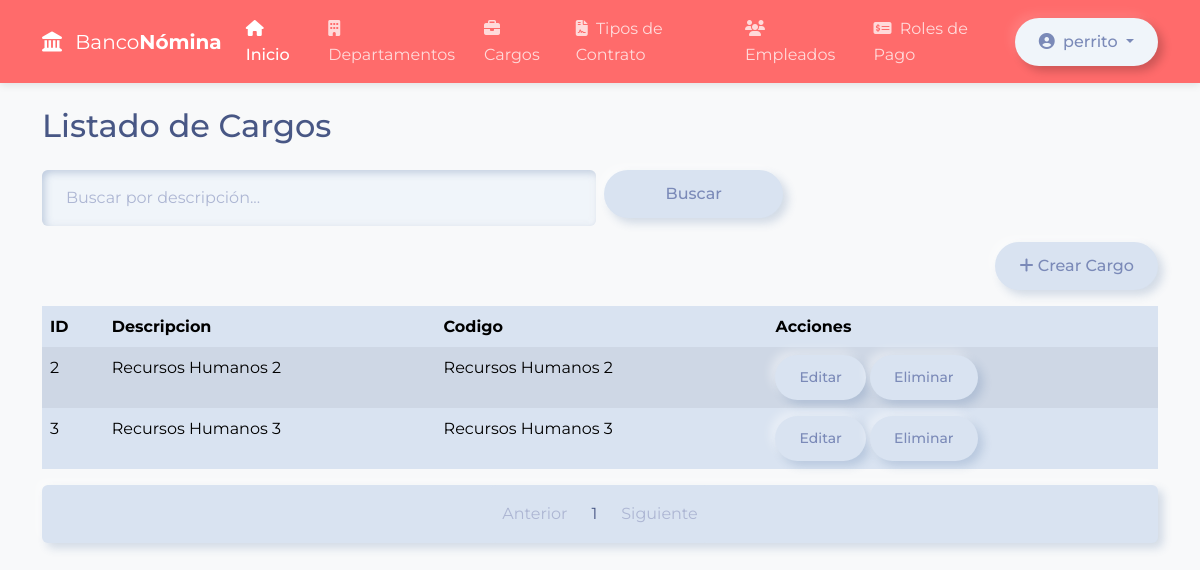
The app's page /core/cargos/ (signed in), older data.
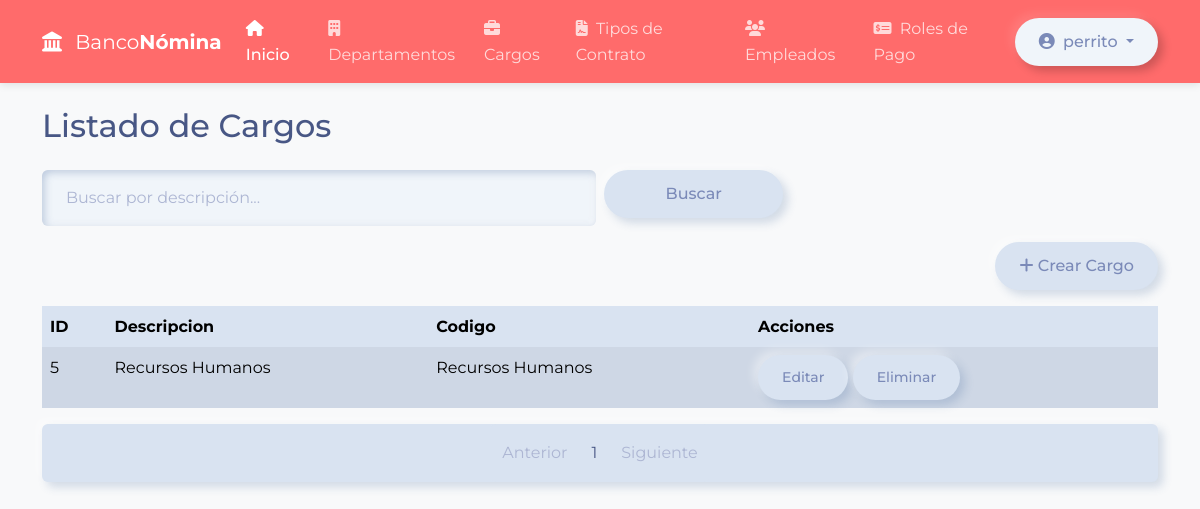
The same page, newer data.
### core/models.py (models this page shows)
class Cargo(models.Model):
    descripcion = models.CharField(max_length=100, unique=True, help_text="Nombre o descripción del cargo")
    nivel = models.PositiveSmallIntegerField(default=1, help_text="Nivel jerárquico del cargo (1-10)")
    responsabilidades = models.TextField(blank=True, help_text="Responsabilidades y funciones del cargo")
    salario_base = models.DecimalField(max_digits=10, decimal_places=2, null=True, blank=True, help_text="Salario base recomendado")
    def __str__(self):
        return self.descripcion
    class Meta:
        verbose_name = "Cargo"
        verbose_name_plural = "Cargos"
        ordering = ['nivel', 'descripcion']

### core/views.py (the view)
# urls.py: path('cargos/', views.Cargos, name='Cargos'),
@login_required
def Cargos(request):
    cargos = Cargo.objects.all()
    search_query = request.GET.get('q', '')
    if search_query:
        cargos = cargos.filter(descripcion__icontains=search_query)
    paginator = Paginator(cargos, 10)
    page_number = request.GET.get('page')
    page_obj = paginator.get_page(page_number)
    return render(request, 'cargo/cargo_list.html', {
        'cargos': page_obj,
        'search_query': search_query,
        'model_name': 'cargo',
        'title': 'Listado de Cargos',
        'fields': ['descripcion', 'codigo']  # Puedes personalizar aquí qué campos mostrar
    })

### core/templates/cargo/cargo_list.html (shortened to what this page needs)
{% extends "home.html" %}
{% block content %}
<div class="container py-4">
  <h2 class="mb-4">{{ title }}</h2>
  <form method="get" class="row g-2 mb-3">
    <div class="col-md-6">
      <input type="text" name="q" class="form-control" placeholder="Buscar por descripción..." value="{{ search_query }}">
    </div>
    <div class="col-md-2">
      <button type="submit" class="btn btn-primary w-100">Buscar</button>
    </div>
  </form>
  <div class="mb-3 text-end">
    <a href="{% url 'core:CrearCargo' %}" class="btn btn-success">
      <i class="fas fa-plus"></i> Crear {{ model_name|capfirst }}
    </a>
  </div>
  <div class="table-responsive">
    <table class="table table-striped table-bordered">
      <thead>
        <tr>
          <th>ID</th>
          {% for field in fields %}
            <th>{{ field|capfirst }}</th>
          {% endfor %}
          <th>Acciones</th>
        </tr>
      </thead>
      <tbody>
        {% for cargo in cargos %}
        <tr>
          <td>{{ cargo.id }}</td>
          {% for field in fields %}
            {% if field == 'descripcion' %}
              <td>{{ cargo.descripcion }}</td>
            {% elif field == 'nivel' %}
              <td>{{ cargo.nivel }}</td>
            {% elif field == 'responsabilidades' %}
              <td>{{ cargo.responsabilidades }}</td>
            {% elif field == 'salario_base' %}
              <td>{{ cargo.salario_base }}</td>
            {% else %}
              <td>{{ cargo|default_if_none:"-" }}</td>
            {% endif %}
          {% endfor %}
          <td>
            <a href="{% url 'core:UpdateCargo' cargo.id %}" class="btn btn-sm btn-warning">Editar</a>
            <a href="{% url 'core:delete_cargo' cargo.id %}" class="btn btn-sm btn-danger">Eliminar</a>
          </td>
        </tr>
        {% empty %}
        <tr><td colspan="99" class="text-center">No se encontraron resultados.</td></tr>
        {% endfor %}
      </tbody>
    </table>
  </div>
  <nav>
    <ul class="pagination justify-content-center">
      {% if cargos.has_previous %}
      <li class="page-item">
        <a class="page-link" href="?q={{ search_query }}&page={{ cargos.previous_page_number }}">Anterior</a>
      </li>
      {% else %}
      <li class="page-item disabled"><span class="page-link">Anterior</span></li>
      {% endif %}
      {% for num in cargos.paginator.page_range %}
        {% if cargos.number == num %}
          <li class="page-item active"><span class="page-link">{{ num }}</span></li>
        {% else %}
          <li class="page-item"><a class="page-link" href="?q={{ search_query }}&page={{ num }}">{{ num }}</a></li>
        {% endif %}
      {% endfor %}
      {% if cargos.has_next %}
      <li class="page-item">
        <a class="page-link" href="?q={{ search_query }}&page={{ cargos.next_page_number }}">Siguiente</a>
      </li>
      {% else %}
      <li class="page-item disabled"><span class="page-link">Siguiente</span></li>
      {% endif %}
    </ul>
  </nav>
</div>
{% endblock %}

Row changes from the older to the newer data that the page shows:
removed Cargo: id "2", descripcion "Recursos Humanos 2", fields "Recursos Humanos 2"
removed Cargo: id "3", descripcion "Recursos Humanos 3", fields "Recursos Humanos 3"
added Cargo: id "5", descripcion "Recursos Humanos", fields "Recursos Humanos"
